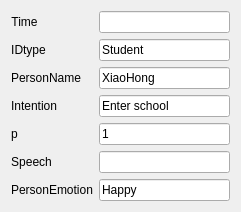
   <widget class="QWidget" name="formLayoutWidget_3">
    <property name="geometry">
     <rect>
      <x>0</x>
      <y>30</y>
      <width>241</width>
      <height>171</height>
     </rect>
    </property>
    <layout class="QFormLayout" name="formLayout_5">
     <property name="formAlignment">
      <set>Qt::AlignCenter</set>
     </property>
     <item row="0" column="1">
      <widget class="QLineEdit" name="lineEdit_per_time">
       <property name="text">
        <string/>
       </property>
      </widget>
     </item>
     <item row="1" column="0">
      <widget class="QLabel" name="label_29">
       <property name="text">
        <string>IDtype</string>
       </property>
       <property name="alignment">
        <set>Qt::AlignCenter</set>
       </property>
      </widget>
     </item>
     <item row="1" column="1">
      <widget class="QLineEdit" name="lineEdit_per_person">
       <property name="text">
        <string>Student</string>
       </property>
      </widget>
     </item>
     <item row="2" column="0">
      <widget class="QLabel" name="label_34">
       <property name="text">
        <string>PersonName</string>
       </property>
       <property name="alignment">
        <set>Qt::AlignCenter</set>
       </property>
      </widget>
     </item>
     <item row="2" column="1">
      <widget class="QLineEdit" name="lineEdit_per_person_name">
       <property name="text">
        <string>XiaoHong</string>
       </property>
      </widget>
     </item>
     <item row="3" column="0">
      <widget class="QLabel" name="label_30">
       <property name="text">
        <string>Intention</string>
       </property>
       <property name="alignment">
        <set>Qt::AlignCenter</set>
       </property>
      </widget>
     </item>
     <item row="3" column="1">
      <widget class="QLineEdit" name="lineEdit_per_intention">
       <property name="text">
        <string>Enter school</string>
       </property>
      </widget>
     </item>
     <item row="4" column="0">
      <widget class="QLabel" name="label_31">
       <property name="text">
        <string>p</string>
       </property>
       <property name="alignment">
        <set>Qt::AlignCenter</set>
       </property>
      </widget>
     </item>
     <item row="4" column="1">
      <widget class="QLineEdit" name="lineEdit_per_p">
       <property name="text">
        <string>1</string>
       </property>
      </widget>
     </item>
     <item row="5" column="0">
      <widget class="QLabel" name="label_32">
       <property name="contextMenuPolicy">
        <enum>Qt::ActionsContextMenu</enum>
       </property>
       <property name="text">
        <string>Speech</string>
       </property>
       <property name="alignment">
        <set>Qt::AlignCenter</set>
       </property>
      </widget>
     </item>
     <item row="5" column="1">
      <widget class="QLineEdit" name="lineEdit_per_speech">
       <property name="text">
        <string/>
       </property>
      </widget>
     </item>
     <item row="6" column="0">
      <widget class="QLabel" name="label_33">
       <property name="contextMenuPolicy">
        <enum>Qt::ActionsContextMenu</enum>
       </property>
       <property name="text">
        <string>PersonEmotion</string>
       </property>
       <property name="alignment">
        <set>Qt::AlignCenter</set>
       </property>
      </widget>
     </item>
     <item row="6" column="1">
      <widget class="QLineEdit" name="lineEdit_per_personEmotion">
       <property name="text">
        <string>Happy</string>
       </property>
      </widget>
     </item>
     <item row="0" column="0">
      <widget class="QLabel" name="label_28">
       <property name="text">
        <string>Time</string>
       </property>
       <property name="alignment">
        <set>Qt::AlignCenter</set>
       </property>
      </widget>
     </item>
    </layout>
   </widget>
